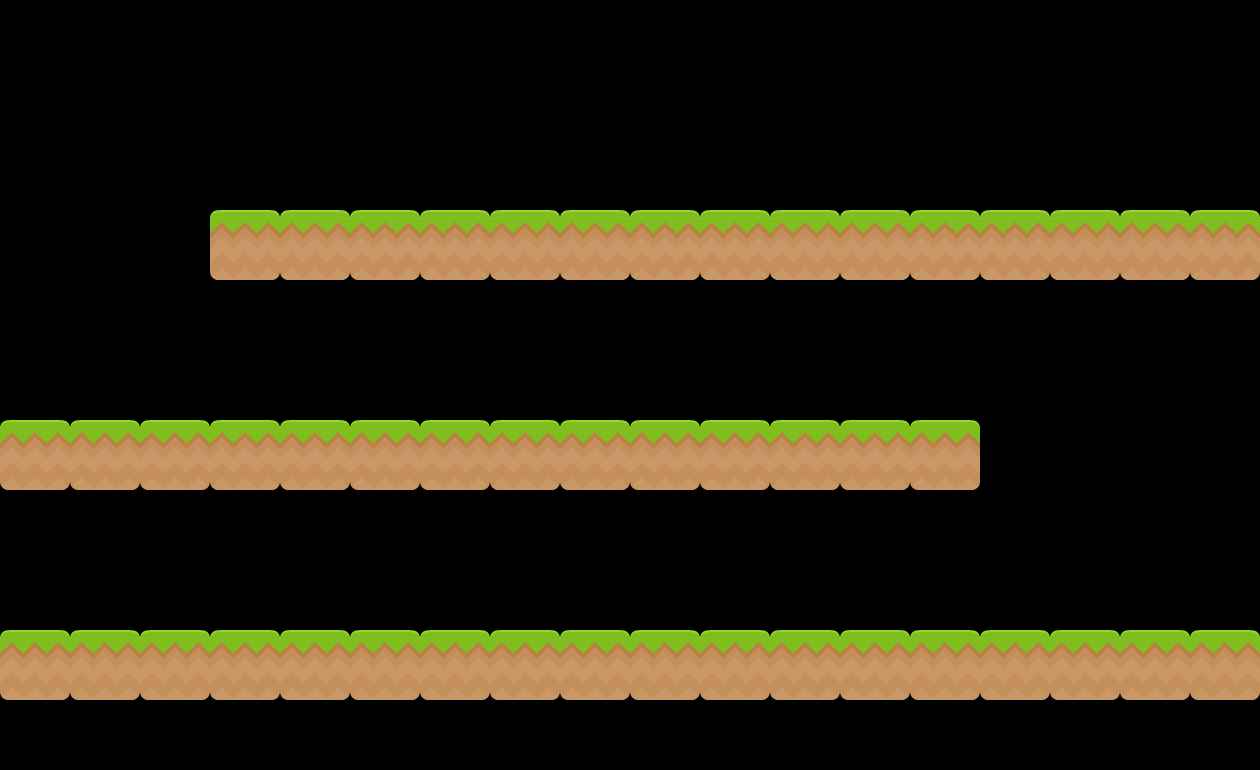

This game map was drawn from its Tiled (.tmx) file and the tilesets committed beside it. A one-line description and the full map source follow:
An orthogonal 18x11 tile map with 70x70 px tiles, 1 tile layer (colliders).

<map version="1.10" tiledversion="1.11.2" orientation="orthogonal" renderorder="right-down" width="18" height="11" tilewidth="70" tileheight="70" infinite="0" nextlayerid="2" nextobjectid="1">
 <tileset firstgid="1" source="floor.tsx" />
 <layer id="1" name="colliders" width="18" height="11">
  <data encoding="csv">
0,0,0,0,0,0,0,0,0,0,0,0,0,0,0,0,0,0,
0,0,0,0,0,0,0,0,0,0,0,0,0,0,0,0,0,0,
0,0,0,0,0,0,0,0,0,0,0,0,0,0,0,0,0,0,
0,0,0,3,3,3,3,3,3,3,3,3,3,3,3,3,3,3,
0,0,0,0,0,0,0,0,0,0,0,0,0,0,0,0,0,0,
0,0,0,0,0,0,0,0,0,0,0,0,0,0,0,0,0,0,
3,3,3,3,3,3,3,3,3,3,3,3,3,3,0,0,0,0,
0,0,0,0,0,0,0,0,0,0,0,0,0,0,0,0,0,0,
0,0,0,0,0,0,0,0,0,0,0,0,0,0,0,0,0,0,
3,3,3,3,3,3,3,3,3,3,3,3,3,3,3,3,3,3,
0,0,0,0,0,0,0,0,0,0,0,0,0,0,0,0,0,0
</data>
 </layer>
</map>